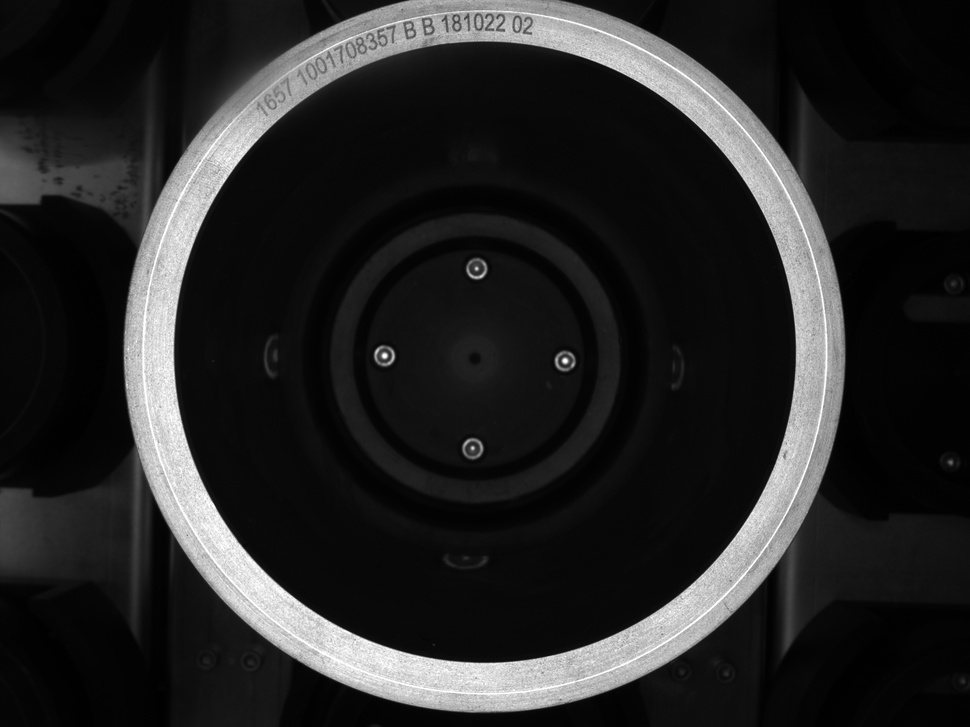
#> input picture src/ch3/09_30_13.jpg, 970 x 727 px, shrunk from 2592 x 1944 before the run
$ python '二值化.py'
#> lines starting #> are read from the running program, lines starting #| are printed output that depends on the picture; after the words box and inside, x2 and y2 are one past the last pixel; in counts of white or black regions, pixels touching at a corner belong together
import cv2 as cv
import datetime
def threshold_OTSU(image):
    gray = cv.cvtColor(image,cv.COLOR_RGB2GRAY)   #要二值化图像，要先进行灰度化处理
    ret, binary = cv.threshold(gray,0,255,cv.THRESH_BINARY | cv.THRESH_OTSU)
    print("threshold value: %s"%ret)#打印阈值，前面先进行了灰度处理0-255，我们使用该阈值进行处理，低于该阈值的图像部分全为黑，高于该阈值则为白色
    cv.imshow("binary",binary)#显示二值化图像
    cv.waitKey()

def local_gaussthreshold(image):
    gray = image
    start = datetime.datetime.now()
    dst = cv.adaptiveThreshold(gray,255,cv.ADAPTIVE_THRESH_GAUSSIAN_C,cv.THRESH_BINARY,41,10)
    end = datetime.datetime.now()
    totalMs=(end-start).total_seconds()
    return [dst,totalMs*1000]

def local_meanthreshold(image):
    gray = image
    start = datetime.datetime.now()
    dst = cv.adaptiveThreshold(gray,255,cv.ADAPTIVE_THRESH_MEAN_C,cv.THRESH_BINARY,25,10)
    end = datetime.datetime.now()
    totalMs=(end-start).total_seconds()
    return [dst,totalMs*1000]

def myowm_threshold(image):
    gray = cv.cvtColor(image, cv.COLOR_RGB2GRAY)  # 要二值化图像，要先进行灰度化处理
    ret, binary = cv.threshold(gray, 0, 255, cv.THRESH_BINARY )
    print("threshold value: %s" % ret)  # 打印阈值，前面先进行了灰度处理0-255，我们使用该阈值进行处理，低于该阈值的图像部分全为黑，高于该阈值则为白色
    cv.imshow("binary", binary)  # 显示二值化图像
    cv.waitKey()

import matplotlib.pyplot as plt
plt.rcParams['font.sans-serif'] = ['SimHei']  # 显示中文标签
def thresholdImg(imgInfoList):
    plt.figure()
    i=0
    for imginfo in imgInfoList:
        blurName,imgData,dealTime=imginfo
        i=i+1
        plt.subplot(2,3,i)
        plt.imshow(imgData,cmap='gray')
        plt.xticks([])
        plt.yticks([])
        tempyime="%0.3f" % dealTime
        plt.title("{0}({1}ms)".format(blurName,str(tempyime)), fontsize=20)
    plt.show()


#添加处理时间信息
def dealTime(fun,**kwargs):
    start=datetime.datetime.now()
    threshValue,imgData=fun(**kwargs)
    end=datetime.datetime.now()
    totalMs=(end-start).total_seconds()
    ret=[imgData,totalMs*1000]
    print(str(threshValue))
    return ret

sourceImg=cv.imread('09_30_13.jpg',cv.IMREAD_GRAYSCALE)
#> sourceImg is the input picture: shape (727, 970); min 0, max 255, mean 38.1
# sourceImg = cv.cvtColor(sourceImg, cv.COLOR_BGR2GRAY)
sourceImgInfo=[sourceImg,0.0]
#OTSU
OTSU_thresh=dealTime(cv.threshold,src=sourceImg,thresh=0,maxval=255,type=cv.THRESH_BINARY | cv.THRESH_OTSU)
#> OTSU_thresh = 2 items
#全局自适应
global_thresh=dealTime(cv.threshold,src=sourceImg,thresh=0,maxval=255,type=cv.THRESH_BINARY | cv.THRESH_TRIANGLE)
#> global_thresh = 2 items
#局部高斯平均
local_thresh=local_gaussthreshold(sourceImg)
#> in local_gaussthreshold, `dst = cv.adaptiveThreshold(gray,255,cv.ADAPTIVE_THRESH_GAUSSIAN_C,cv.T..`:
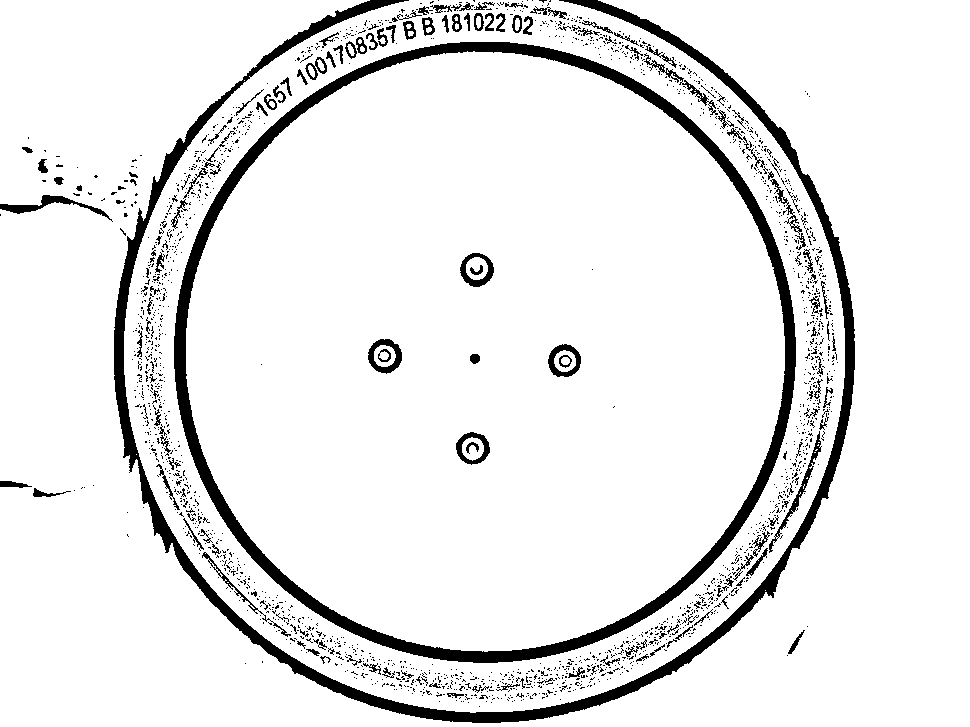
#> dst: shape (727, 970); 91.6% white; 1976 black regions (1818 under 20 px), largest, box (x1, y1, x2, y2) and area: (174, 42, 796, 663) 21058, (114, 0, 855, 723) 20493, (0, 195, 113, 222) 646
#> local_thresh = 2 items
#局部平均
local_meanthresh=local_gaussthreshold(sourceImg)
#> local_meanthresh = 2 items
#自定义阀值
userDefine_thresh=dealTime(cv.threshold,src=sourceImg,thresh=138,maxval=255,type=cv.THRESH_BINARY)
#> userDefine_thresh = 2 items
nameList=['原图','OTSU','全局自适应','局部高斯自适应','局部平均自适应','人工选择']
imgInfoList=[sourceImgInfo,OTSU_thresh,global_thresh,local_thresh,local_meanthresh,userDefine_thresh]
fullImgInfoList=[]
cv.imwrite('OTSU_binary.png',OTSU_thresh[0])
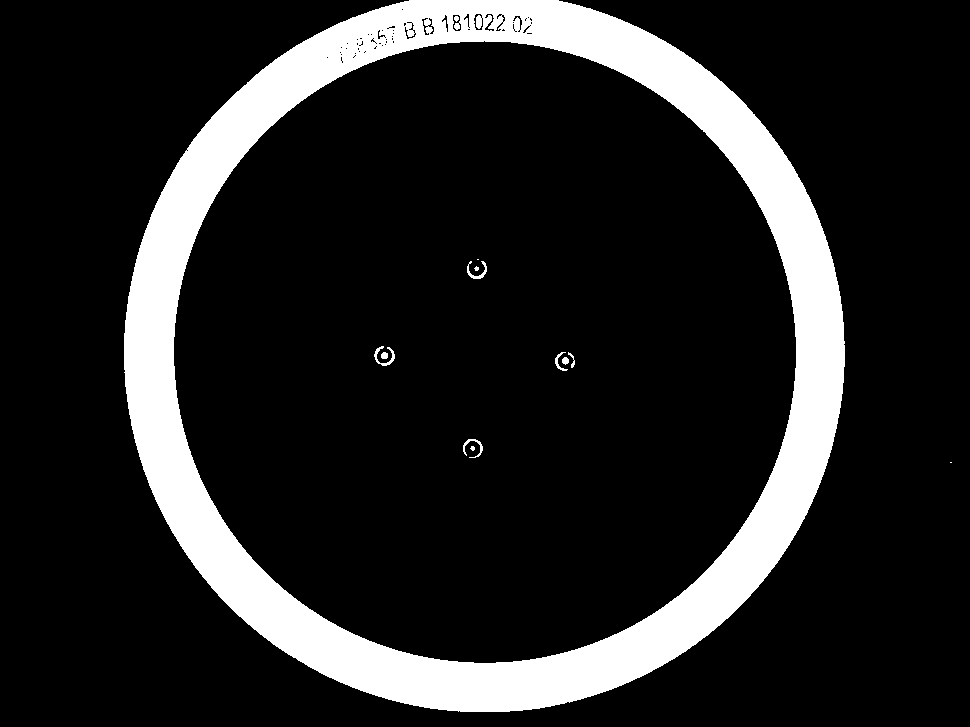
#> saved as OTSU_binary.png: shape (727, 970); 14.7% white; 13 white regions (4 under 20 px), largest, box (x1, y1, x2, y2) and area: (124, 0, 845, 712) 102832, (374, 346, 395, 366) 136, (467, 261, 487, 279) 117
#将信息添加到数组里面
for i in range(len(nameList)):
    imgData,time=imgInfoList[i]
    name=nameList[i]
    imgFullInfo=[name,imgData,time]
    fullImgInfoList.append(imgFullInfo)
#> this loop made 6 passes
#> time on passes 1 to 6: 0, 0.531, 0.338, 33.05, 10.54, 0.069
#> pass 3, `imgData,time=imgInfoList[i]`:
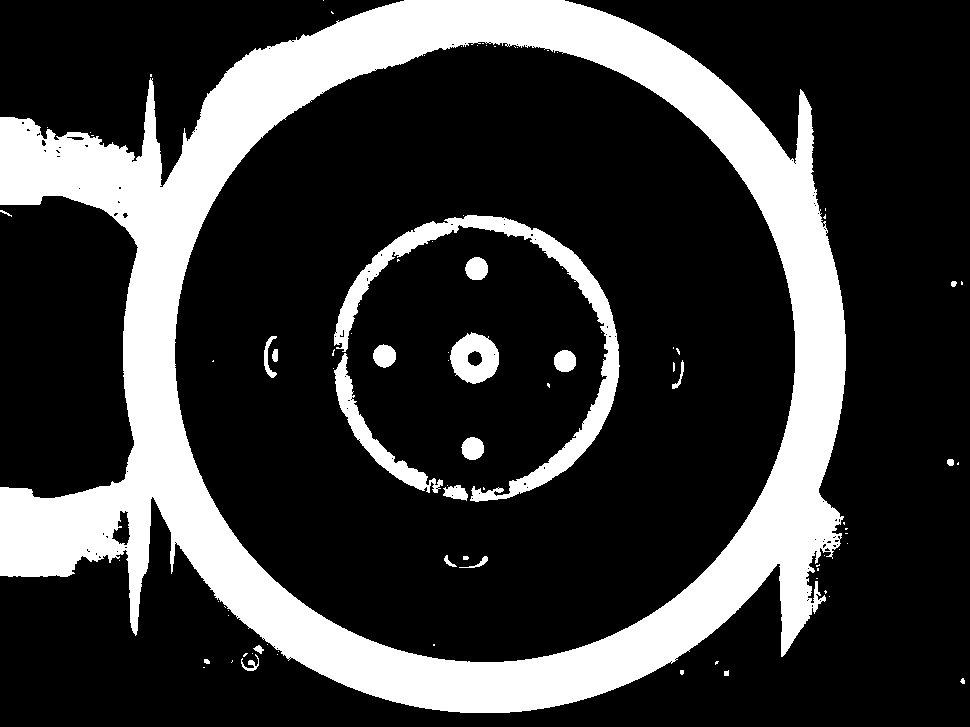
#> imgData: shape (727, 970); 22.5% white; 87 white regions (64 under 20 px), largest, box (x1, y1, x2, y2) and area: (0, 0, 846, 713) 142213, (334, 215, 620, 502) 9552, (334, 353, 443, 493) 2523
#> after the loop, fullImgInfoList = 6 items
#运行显示图片
thresholdImg(fullImgInfoList)
#> the loop in thresholdImg, `for imginfo in imgInfoList:` made 6 passes
#> (blurName, dealTime, tempyime) on passes 1 to 6: ('原图', 0, '0.000'), ('OTSU', 0.531, '0.531'), ('全局自适应', 0.338, '0.338'), ('局部高斯自适应', 33.05, '33.047'), ('局部平均自适应', 10.54, '10.541'), ('人工选择', 0.069, '0.069')
#> after the loop in thresholdImg, `for imginfo in imgInfoList:`: i = 6
#> in thresholdImg, `plt.show()`:
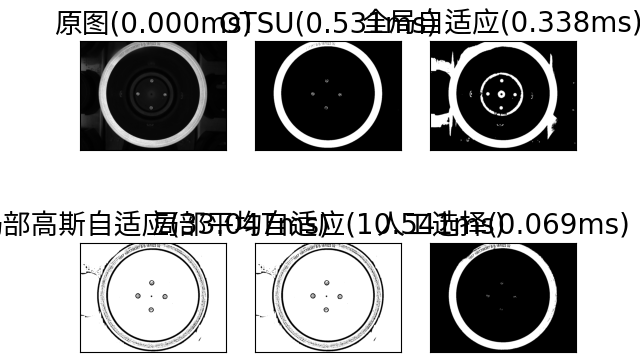
#> figure drawn by matplotlib, 6 panels

$ run again, with src/ch3/09_27_02.jpg copied over src/ch3/09_30_13.jpg
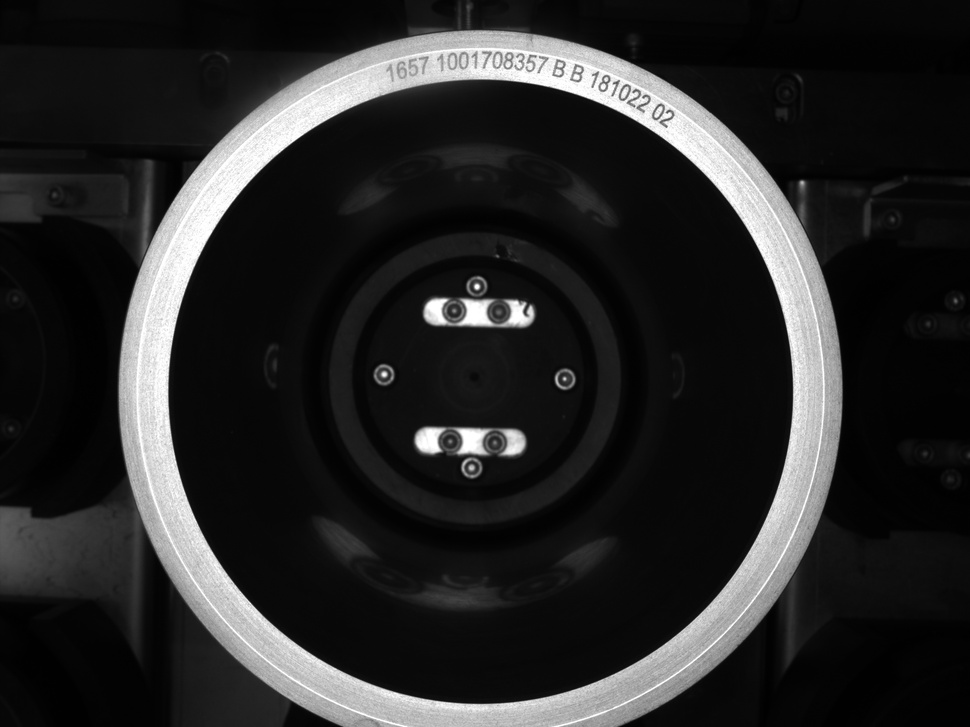
#> input picture src/ch3/09_27_02.jpg, 970 x 727 px, shrunk from 2592 x 1944 before the run
#> sourceImg is the input picture: shape (727, 970); min 0, max 255, mean 40.4
#> OTSU_thresh = 2 items
#> in local_gaussthreshold, `dst = cv.adaptiveThreshold(gray,255,cv.ADAPTIVE_THRESH_GAUSSIAN_C,cv.T..`:
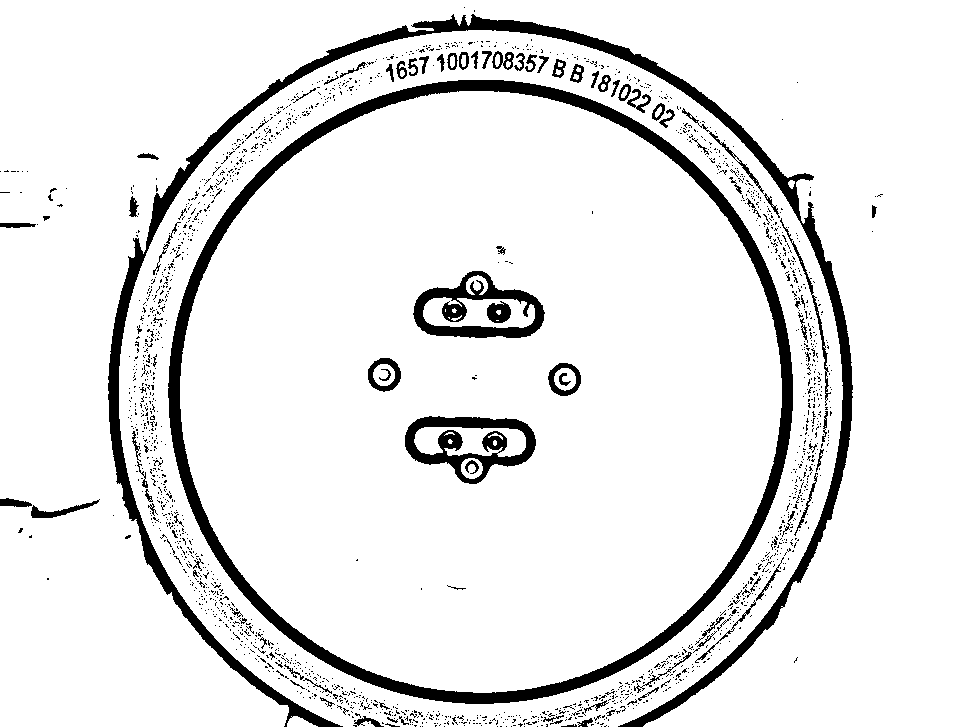
#> dst: shape (727, 970); 91.1% white; 1872 black regions (1766 under 20 px), largest, box (x1, y1, x2, y2) and area: (168, 80, 793, 704) 21791, (108, 14, 853, 727) 20173, (405, 416, 536, 484) 3640
#> the loop `for i in range(len(nameList)):` made 6 passes
#> time on passes 1 to 6: 0, 0.555, 0.366, 24.87, 9.74, 0.063
#> pass 3, `imgData,time=imgInfoList[i]`:
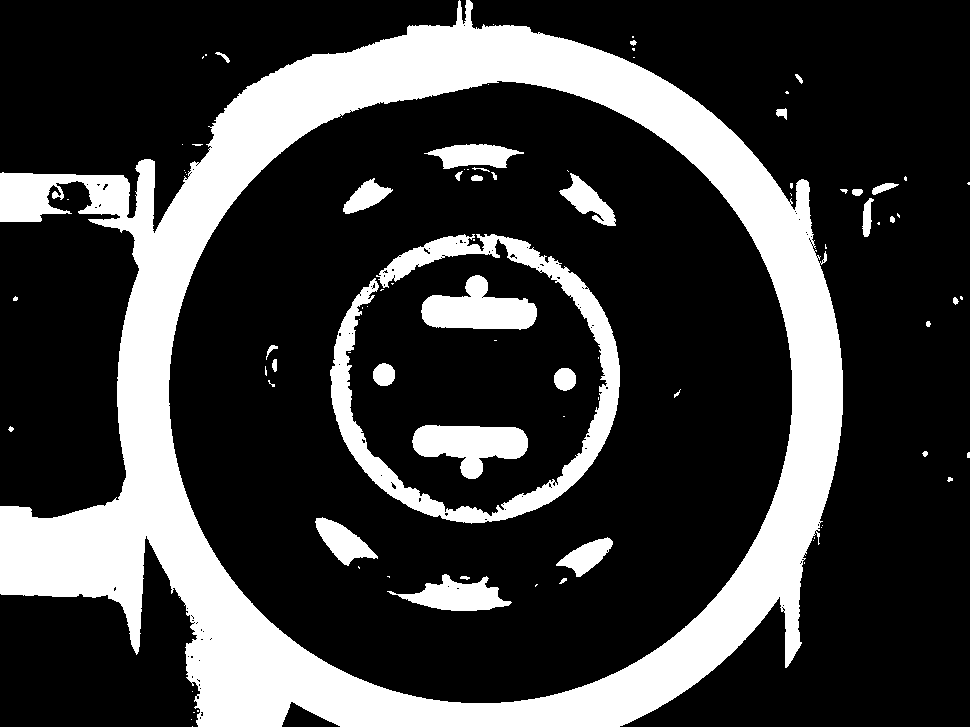
#> imgData: shape (727, 970); 24.1% white; 89 white regions (54 under 20 px), largest, box (x1, y1, x2, y2) and area: (0, 0, 843, 727) 137132, (330, 234, 620, 524) 14320, (421, 275, 537, 330) 3845
#> after the loop `for i in range(len(nameList)):`: fullImgInfoList = 6 items
#> the loop in thresholdImg, `for imginfo in imgInfoList:` made 6 passes
#> (blurName, dealTime, tempyime) on passes 1 to 6: ('原图', 0, '0.000'), ('OTSU', 0.555, '0.555'), ('全局自适应', 0.366, '0.366'), ('局部高斯自适应', 24.87, '24.873'), ('局部平均自适应', 9.74, '9.743'), ('人工选择', 0.063, '0.063')
#> after the loop in thresholdImg, `for imginfo in imgInfoList:`: i = 6

$ run again, with src/ch3/detail.jpg copied over src/ch3/09_30_13.jpg
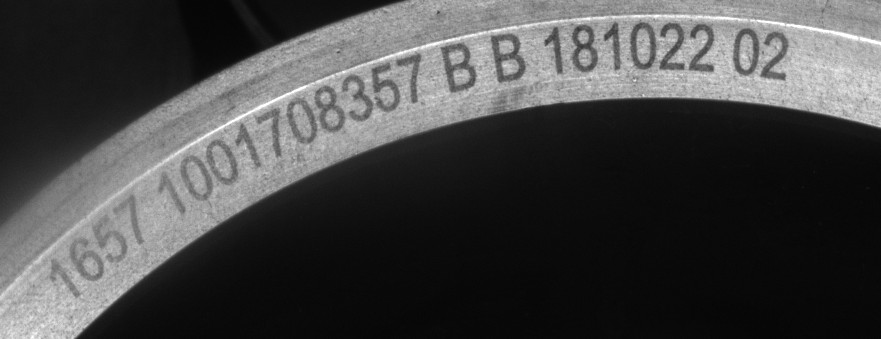
#> input picture src/ch3/detail.jpg, 881 x 339 px
#> sourceImg is the input picture: shape (339, 881); min 5, max 255, mean 69.4
#> OTSU_thresh = 2 items
#> in local_gaussthreshold, `dst = cv.adaptiveThreshold(gray,255,cv.ADAPTIVE_THRESH_GAUSSIAN_C,cv.T..`:
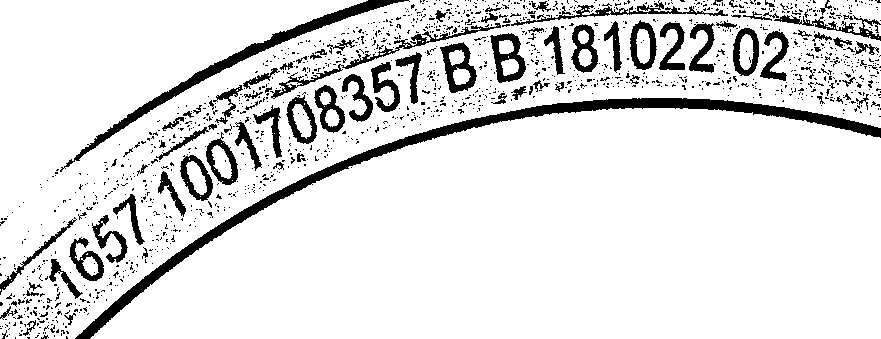
#> dst: shape (339, 881); 87.9% white; 1453 black regions (1356 under 20 px), largest, box (x1, y1, x2, y2) and area: (75, 98, 881, 339) 8174, (60, 0, 410, 172) 3172, (270, 23, 501, 99) 1175
#> the loop `for i in range(len(nameList)):` made 6 passes
#> time on passes 1 to 6: 0, 0.294, 0.17, 11.03, 2.97, 0.049
#> pass 3, `imgData,time=imgInfoList[i]`:
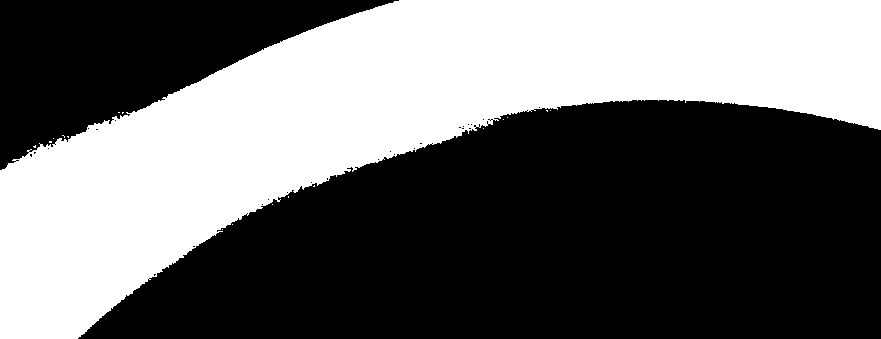
#> imgData: shape (339, 881); 41.3% white; 18 white regions (17 under 20 px), largest, box (x1, y1, x2, y2) and area: (0, 0, 881, 339) 123269
#> after the loop `for i in range(len(nameList)):`: fullImgInfoList = 6 items
#> the loop in thresholdImg, `for imginfo in imgInfoList:` made 6 passes
#> (blurName, dealTime, tempyime) on passes 1 to 6: ('原图', 0, '0.000'), ('OTSU', 0.294, '0.294'), ('全局自适应', 0.17, '0.170'), ('局部高斯自适应', 11.03, '11.034'), ('局部平均自适应', 2.97, '2.974'), ('人工选择', 0.049, '0.049')
#> after the loop in thresholdImg, `for imginfo in imgInfoList:`: i = 6
